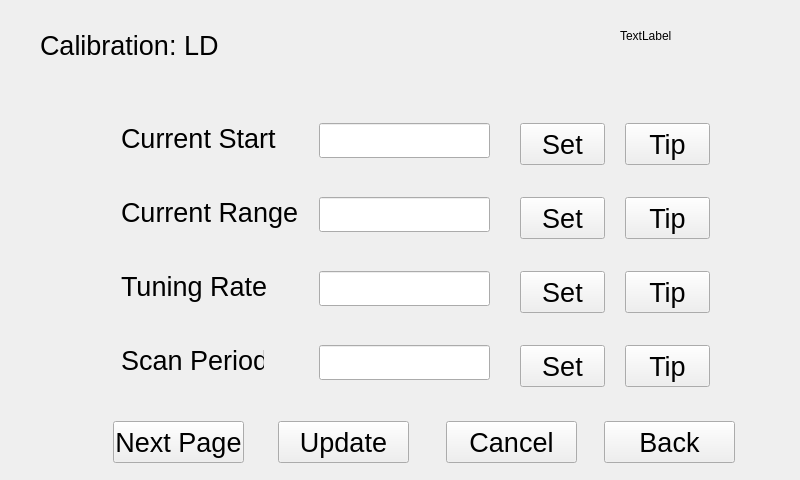
<?xml version="1.0" encoding="UTF-8"?>
<ui version="4.0">
 <class>LDDlg</class>
 <widget class="QWidget" name="LDDlg">
  <property name="geometry">
   <rect>
    <x>0</x>
    <y>0</y>
    <width>800</width>
    <height>480</height>
   </rect>
  </property>
  <property name="windowTitle">
   <string>Form</string>
  </property>
  <widget class="QLabel" name="dateTime_2">
   <property name="geometry">
    <rect>
     <x>620</x>
     <y>30</y>
     <width>54</width>
     <height>12</height>
    </rect>
   </property>
   <property name="text">
    <string>TextLabel</string>
   </property>
  </widget>
  <widget class="QLabel" name="label">
   <property name="geometry">
    <rect>
     <x>40</x>
     <y>20</y>
     <width>281</width>
     <height>51</height>
    </rect>
   </property>
   <property name="text">
    <string>&lt;html&gt;&lt;head/&gt;&lt;body&gt;&lt;p&gt;&lt;span style=&quot; font-size:20pt;&quot;&gt;Calibration:  LD&lt;/span&gt;&lt;/p&gt;&lt;/body&gt;&lt;/html&gt;</string>
   </property>
  </widget>
  <widget class="QLabel" name="label_2">
   <property name="geometry">
    <rect>
     <x>121</x>
     <y>123</y>
     <width>161</width>
     <height>32</height>
    </rect>
   </property>
   <property name="text">
    <string>&lt;html&gt;&lt;head/&gt;&lt;body&gt;&lt;p&gt;&lt;span style=&quot; font-size:20pt;&quot;&gt;Current Start&lt;/span&gt;&lt;/p&gt;&lt;/body&gt;&lt;/html&gt;</string>
   </property>
  </widget>
  <widget class="QLabel" name="label_3">
   <property name="geometry">
    <rect>
     <x>121</x>
     <y>197</y>
     <width>178</width>
     <height>32</height>
    </rect>
   </property>
   <property name="text">
    <string>&lt;html&gt;&lt;head/&gt;&lt;body&gt;&lt;p&gt;&lt;span style=&quot; font-size:20pt;&quot;&gt;Current Range&lt;/span&gt;&lt;/p&gt;&lt;/body&gt;&lt;/html&gt;</string>
   </property>
  </widget>
  <widget class="QLabel" name="label_4">
   <property name="geometry">
    <rect>
     <x>121</x>
     <y>271</y>
     <width>147</width>
     <height>32</height>
    </rect>
   </property>
   <property name="text">
    <string>&lt;html&gt;&lt;head/&gt;&lt;body&gt;&lt;p&gt;&lt;span style=&quot; font-size:20pt;&quot;&gt;Tuning Rate&lt;/span&gt;&lt;/p&gt;&lt;/body&gt;&lt;/html&gt;</string>
   </property>
  </widget>
  <widget class="QLabel" name="label_5">
   <property name="geometry">
    <rect>
     <x>121</x>
     <y>345</y>
     <width>143</width>
     <height>32</height>
    </rect>
   </property>
   <property name="text">
    <string>&lt;html&gt;&lt;head/&gt;&lt;body&gt;&lt;p&gt;&lt;span style=&quot; font-size:20pt;&quot;&gt;Scan Period&lt;/span&gt;&lt;/p&gt;&lt;/body&gt;&lt;/html&gt;</string>
   </property>
  </widget>
  <widget class="QLineEdit" name="IStart_lineEdit">
   <property name="geometry">
    <rect>
     <x>319</x>
     <y>123</y>
     <width>171</width>
     <height>35</height>
    </rect>
   </property>
   <property name="font">
    <font>
     <pointsize>20</pointsize>
    </font>
   </property>
  </widget>
  <widget class="QLineEdit" name="IRange_lineEdit">
   <property name="geometry">
    <rect>
     <x>319</x>
     <y>197</y>
     <width>171</width>
     <height>35</height>
    </rect>
   </property>
   <property name="font">
    <font>
     <pointsize>20</pointsize>
    </font>
   </property>
  </widget>
  <widget class="QLineEdit" name="Ituning_lineEdit">
   <property name="geometry">
    <rect>
     <x>319</x>
     <y>271</y>
     <width>171</width>
     <height>35</height>
    </rect>
   </property>
   <property name="font">
    <font>
     <pointsize>20</pointsize>
    </font>
   </property>
  </widget>
  <widget class="QLineEdit" name="ScanTime_lineEdit">
   <property name="geometry">
    <rect>
     <x>319</x>
     <y>345</y>
     <width>171</width>
     <height>35</height>
    </rect>
   </property>
   <property name="font">
    <font>
     <pointsize>20</pointsize>
    </font>
   </property>
  </widget>
  <widget class="QPushButton" name="currentstartingpointTip">
   <property name="geometry">
    <rect>
     <x>625</x>
     <y>123</y>
     <width>85</width>
     <height>42</height>
    </rect>
   </property>
   <property name="font">
    <font>
     <pointsize>20</pointsize>
    </font>
   </property>
   <property name="text">
    <string>Tip</string>
   </property>
  </widget>
  <widget class="QPushButton" name="scanrangeTip">
   <property name="geometry">
    <rect>
     <x>625</x>
     <y>197</y>
     <width>85</width>
     <height>42</height>
    </rect>
   </property>
   <property name="font">
    <font>
     <pointsize>20</pointsize>
    </font>
   </property>
   <property name="text">
    <string>Tip</string>
   </property>
  </widget>
  <widget class="QPushButton" name="currenttuningTip">
   <property name="geometry">
    <rect>
     <x>625</x>
     <y>271</y>
     <width>85</width>
     <height>42</height>
    </rect>
   </property>
   <property name="font">
    <font>
     <pointsize>20</pointsize>
    </font>
   </property>
   <property name="text">
    <string>Tip</string>
   </property>
  </widget>
  <widget class="QPushButton" name="sweeptimeTip">
   <property name="geometry">
    <rect>
     <x>625</x>
     <y>345</y>
     <width>85</width>
     <height>42</height>
    </rect>
   </property>
   <property name="font">
    <font>
     <pointsize>20</pointsize>
    </font>
   </property>
   <property name="text">
    <string>Tip</string>
   </property>
  </widget>
  <widget class="QPushButton" name="back">
   <property name="geometry">
    <rect>
     <x>604</x>
     <y>421</y>
     <width>131</width>
     <height>42</height>
    </rect>
   </property>
   <property name="font">
    <font>
     <pointsize>20</pointsize>
    </font>
   </property>
   <property name="text">
    <string>Back</string>
   </property>
  </widget>
  <widget class="QPushButton" name="cancel">
   <property name="geometry">
    <rect>
     <x>446</x>
     <y>421</y>
     <width>131</width>
     <height>42</height>
    </rect>
   </property>
   <property name="font">
    <font>
     <pointsize>20</pointsize>
    </font>
   </property>
   <property name="text">
    <string>Cancel</string>
   </property>
  </widget>
  <widget class="QPushButton" name="pageDown">
   <property name="geometry">
    <rect>
     <x>113</x>
     <y>421</y>
     <width>131</width>
     <height>42</height>
    </rect>
   </property>
   <property name="font">
    <font>
     <pointsize>20</pointsize>
    </font>
   </property>
   <property name="text">
    <string>Next Page</string>
   </property>
  </widget>
  <widget class="QPushButton" name="ok">
   <property name="geometry">
    <rect>
     <x>278</x>
     <y>421</y>
     <width>131</width>
     <height>42</height>
    </rect>
   </property>
   <property name="font">
    <font>
     <pointsize>20</pointsize>
    </font>
   </property>
   <property name="text">
    <string>Update</string>
   </property>
  </widget>
  <widget class="QPushButton" name="IStart_change">
   <property name="geometry">
    <rect>
     <x>520</x>
     <y>123</y>
     <width>85</width>
     <height>42</height>
    </rect>
   </property>
   <property name="font">
    <font>
     <pointsize>20</pointsize>
    </font>
   </property>
   <property name="text">
    <string>Set</string>
   </property>
  </widget>
  <widget class="QPushButton" name="IRange_change">
   <property name="geometry">
    <rect>
     <x>520</x>
     <y>197</y>
     <width>85</width>
     <height>42</height>
    </rect>
   </property>
   <property name="font">
    <font>
     <pointsize>20</pointsize>
    </font>
   </property>
   <property name="text">
    <string>Set</string>
   </property>
  </widget>
  <widget class="QPushButton" name="Ituning_change">
   <property name="geometry">
    <rect>
     <x>520</x>
     <y>271</y>
     <width>85</width>
     <height>42</height>
    </rect>
   </property>
   <property name="font">
    <font>
     <pointsize>20</pointsize>
    </font>
   </property>
   <property name="text">
    <string>Set</string>
   </property>
  </widget>
  <widget class="QPushButton" name="ScanTime_change">
   <property name="geometry">
    <rect>
     <x>520</x>
     <y>345</y>
     <width>85</width>
     <height>42</height>
    </rect>
   </property>
   <property name="font">
    <font>
     <pointsize>20</pointsize>
    </font>
   </property>
   <property name="text">
    <string>Set</string>
   </property>
  </widget>
 </widget>
 <resources/>
 <connections/>
</ui>
